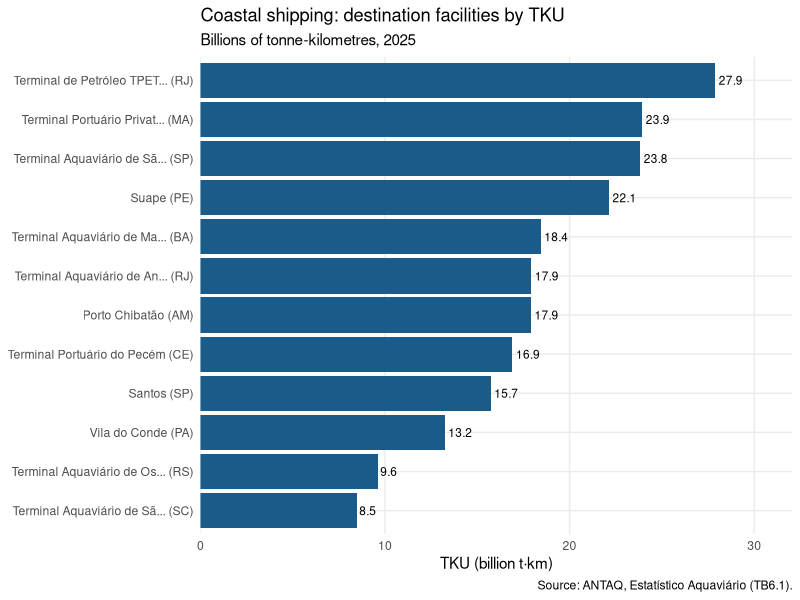

Here is the R script that generated this plot:
## ---- chunk 1
library(dplyr)
library(tidyr)
library(stringr)
library(ggplot2)
library(scales)
library(readxl)

colunas <- c("ano", "perfil", "sh2",
             "pais_origem", "uf_origem", "cidade_origem", "instalacao_origem",
             "pais_destino", "uf_destino", "cidade_destino", "instalacao_destino",
             "tku")

cabotagem <- readxl::read_excel("dados/cabotagem_tku_2025.xlsx", na = c("", "-"))
names(cabotagem) <- colunas

cabotagem <- cabotagem |>
  dplyr::mutate(dplyr::across(dplyr::where(is.character), str_squish)) |>
  dplyr::filter(tku > 0) |>
  dplyr::mutate(uf_origem  = stringr::str_to_upper(uf_origem),
         uf_destino = stringr::str_to_upper(uf_destino),
         tku_bi     = tku / 1e9)

nrow(cabotagem)
## ---- chunk 2
table(sapply(cabotagem, class))

cabotagem |> dplyr::count(sh2, sort = TRUE) |> dplyr::slice_head(n = 3)
## ---- chunk 3
nordeste <- c("AL","BA","CE","MA","PB","PE","PI","RN","SE")

cabotagem |>
  dplyr::filter(uf_destino %in% nordeste, perfil == "Carga Conteinerizada") |>
  dplyr::summarise(ligacoes = dplyr::n(), tku_bi = round(sum(tku_bi), 2))
## ---- chunk 4
cabotagem |>
  dplyr::mutate(
    capitulo_sh = stringr::str_extract(sh2, "^[^-]+"),
    descricao   = stringr::str_remove(sh2, "^[^-]+-") |> stringr::str_squish()
  ) |>
  dplyr::summarise(tku_bi = sum(tku_bi), .by = c(capitulo_sh, descricao)) |>
  dplyr::arrange(dplyr::desc(tku_bi)) |>
  dplyr::slice_head(n = 5) |>
  dplyr::mutate(descricao = stringr::str_trunc(descricao, 45), tku_bi = round(tku_bi, 1))
## ---- chunk 5
segundos_encontros <- as.Date(c("2026-09-30", "2026-10-07", "2026-10-14",
                                "2026-10-21", "2026-11-04"))
## ---- chunk 6
library(lubridate)

liberacao <- segundos_encontros + lubridate::days(1)

data.frame(
  modulo = 1:5,
  encontro = format(segundos_encontros, "%d/%m/%Y"),
  liberacao = format(liberacao, "%d/%m/%Y"),
  dia_semana = lubridate::wday(liberacao, label = TRUE, abbr = TRUE)
)

as.numeric(max(liberacao) - min(liberacao))
## ---- chunk 7
cabotagem |>
  dplyr::summarise(tku_bi = sum(tku_bi), .by = c(perfil, uf_destino)) |>
  dplyr::mutate(part = tku_bi / sum(tku_bi), .by = perfil) |>
  dplyr::slice_max(tku_bi, n = 1, by = perfil) |>
  dplyr::transmute(perfil, uf_destino,
            tku_bi = round(tku_bi, 1),
            part = scales::percent(part, accuracy = 0.1)) |>
  dplyr::arrange(dplyr::desc(tku_bi))
## ---- chunk 8
cabotagem |>
  dplyr::summarise(tku_bi = sum(tku_bi), .by = c(uf_destino, perfil)) |>
  tidyr::pivot_wider(names_from = perfil, values_from = tku_bi, values_fill = 0) |>
  dplyr::mutate(total = rowSums(dplyr::across(dplyr::where(is.numeric)))) |>
  dplyr::arrange(dplyr::desc(total)) |>
  dplyr::mutate(dplyr::across(dplyr::where(is.numeric), \(x) round(x, 1))) |>
  knitr::kable()
## ---- chunk 9
populacao <- data.frame(
  municipio = c("Santos", "Paranaguá", "Itajaí", "São Luís", "Manaus",
                "Rio de Janeiro", "Salvador", "Suape", "Angra dos Reis"),
  pop = c(418375, 156174, 223112, 1037775, 2063547, 6211223, 2417678, NA, 182000)
)
## ---- chunk 10
por_municipio <- cabotagem |>
  dplyr::summarise(tku_bi = sum(tku_bi), .by = c(cidade_destino, uf_destino)) |>
  dplyr::arrange(dplyr::desc(tku_bi))

# diagnosis: what does not match (top 10 by TKU)
por_municipio |>
  dplyr::anti_join(populacao, by = c("cidade_destino" = "municipio")) |>
  dplyr::slice_head(n = 10)

# the join, taking care not to lose rows
resultado <- por_municipio |>
  dplyr::left_join(populacao, by = c("cidade_destino" = "municipio"),
            relationship = "many-to-one") |>
  dplyr::filter(!is.na(pop)) |>
  dplyr::mutate(tku_por_hab = tku_bi * 1e9 / pop) |>
  dplyr::arrange(dplyr::desc(tku_por_hab))

resultado |>
  dplyr::transmute(cidade_destino, uf_destino,
            tku_bi = round(tku_bi, 1),
            pop,
            `t·km per inhabitant` = scales::comma(round(tku_por_hab)))
## ---- chunk 11
#| label: fig-ex-instalacoes
#| fig-cap: "Twelve largest destination facilities by coastal shipping TKU"
#| fig-height: 5.5
cabotagem |>
  dplyr::summarise(tku_bi = sum(tku_bi), .by = c(instalacao_destino, uf_destino)) |>
  dplyr::slice_max(tku_bi, n = 12) |>
  dplyr::mutate(rotulo = stringr::str_c(stringr::str_trunc(instalacao_destino, 28), " (", uf_destino, ")")) |>
  ggplot(aes(x = tku_bi, y = reorder(rotulo, tku_bi))) +
  geom_col(fill = "#1a5b8a") +
  geom_text(aes(label = scales::number(tku_bi, accuracy = 0.1)),
            hjust = -0.15, size = 3) +
  scale_x_continuous(
    labels = scales::label_number(big.mark = ","),
    expand = expansion(mult = c(0, 0.15))
  ) +
  labs(
    title = "Coastal shipping: destination facilities by TKU",
    subtitle = "Billions of tonne-kilometres, 2025",
    x = "TKU (billion t·km)", y = NULL,
    caption = "Source: ANTAQ, Estatístico Aquaviário (TB6.1)."
  ) +
  theme_minimal(base_size = 11) +
  theme(panel.grid.minor = element_blank())
## ---- chunk 12
resumir_por <- function(dados, coluna) {
  dados |>
    dplyr::summarise(
      ligacoes = dplyr::n(),
      tku_bi   = sum(tku_bi),
      .by = {{ coluna }}
    ) |>
    dplyr::mutate(part = tku_bi / sum(tku_bi)) |>
    dplyr::arrange(dplyr::desc(tku_bi)) |>
    dplyr::mutate(tku_bi = round(tku_bi, 2),
           part   = scales::percent(part, accuracy = 0.1))
}

resumir_por(cabotagem, perfil)
resumir_por(cabotagem, uf_destino) |> dplyr::slice_head(n = 5)
